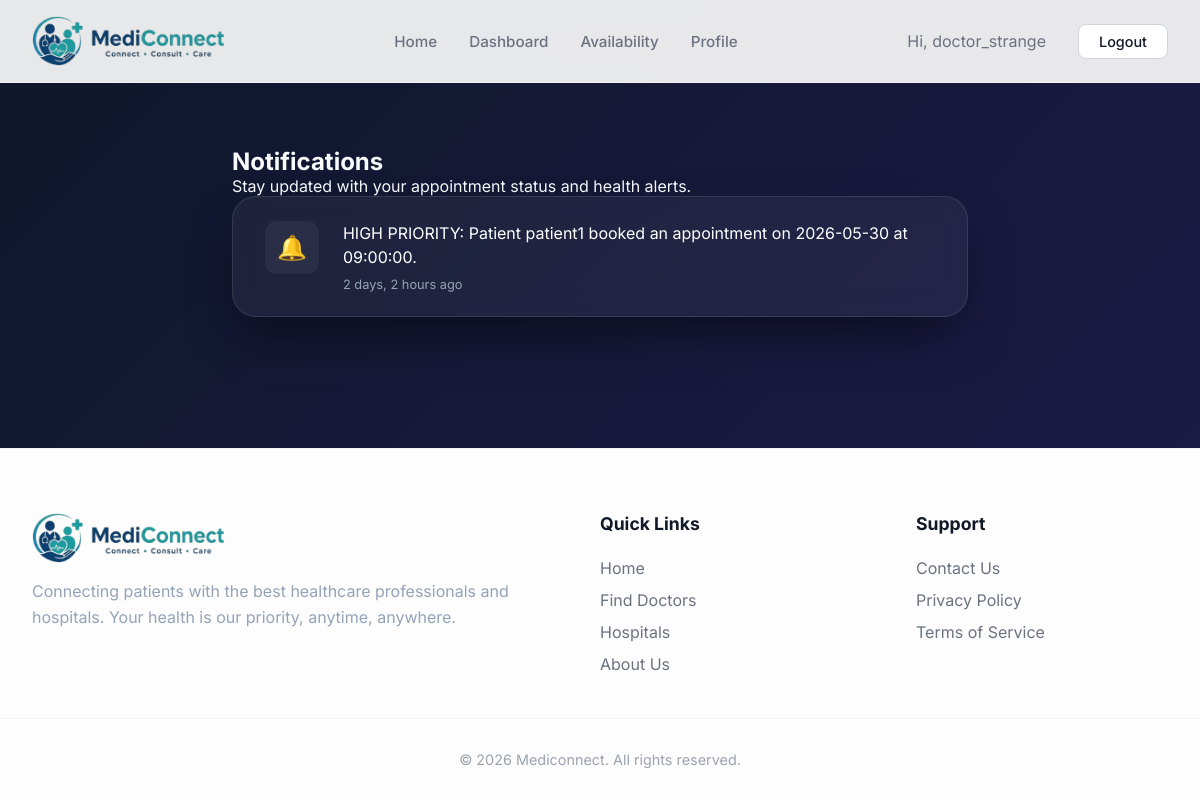
Page /core/notifications/ (signed in) on the committed database.
### accounts/models.py (models this page shows)
class User(AbstractUser):
    ROLE_CHOICES = (
        ('PATIENT', 'Patient'),
        ('DOCTOR', 'Doctor'),
        ('ADMIN', 'Admin'),
    )
    role = models.CharField(max_length=20, choices=ROLE_CHOICES)
    phone = models.CharField(max_length=15, blank=True)

### core/models.py (models this page shows, shortened)
class Notification(models.Model):
    user = models.ForeignKey(
        settings.AUTH_USER_MODEL,
        on_delete=models.CASCADE
    )
    message = models.TextField()
    is_read = models.BooleanField(default=False)
    created_at = models.DateTimeField(auto_now_add=True)

### core/views.py (the view)
# urls.py: path('notifications/', views.notifications, name='notifications'),
@login_required
def notifications(request):
    notifications = Notification.objects.filter(user=request.user).order_by('-created_at')
    return render(request, 'core/notifications.html', {'notifications': notifications})

### templates/core/notifications.html (shortened to what this page needs)
{% extends 'base.html' %}
{% block content %}
<div class="notifications-container">
    <div class="section-header">
        <div class="section-title">
            <h2>Notifications</h2>
            <p>Stay updated with your appointment status and health alerts.</p>
        </div>
    </div>
    {% for notif in notifications %}
    <div class="glass-card notif-item {% if not notif.is_read %}unread{% endif %}">
        <div class="notif-icon">🔔</div>
        <div style="flex: 1;">
            <p style="color: white; line-height: 1.5;">{{ notif.message }}</p>
            <div class="notif-time">{{ notif.created_at|timesince }} ago</div>
        </div>
    </div>
    {% empty %}
    <div class="glass-card" style="text-align: center; padding: 4rem;">
        <p style="color: var(--text-muted);">You have no notifications.</p>
    </div>
    {% endfor %}
</div>
{% endblock %}

### templates/base.html (shortened to what this page needs)
<!DOCTYPE html>
<html lang="en">
<head>
    {% load static %}
    <link rel="stylesheet" href="{% static 'css/style.css' %}">
</head>
<body>
    <nav>
        <div class="nav-container">
            <a href="{% url 'home' %}" class="logo">
                <img src="{% static 'images/logo.png' %}" alt="Mediconnect Logo"
                    onerror="this.style.display='none'; this.nextElementSibling.style.display='inline';">
            </a>
            <div class="nav-links">
                <a href="{% url 'home' %}">Home</a>
                {% if user.is_authenticated %}
                {% if user.role == 'DOCTOR' %}
                <a href="{% url 'doctor_dashboard' %}">Dashboard</a>
                <a href="{% url 'manage_availability' %}">Availability</a>
                {% else %}
                <a href="{% url 'find_doctors' %}">Find Doctors</a>
                <a href="{% url 'medical_records' %}">My Records</a>
                {% endif %}
                <a href="{% url 'update_profile' %}">Profile</a>
                {% endif %}
            </div>
            <div class="nav-auth">
                {% if user.is_authenticated %}
                <span style="color: #6b7280; margin-right: 1rem; align-self: center;">Hi, {{ user.username }}</span>
                <a href="{% url 'logout' %}" class="btn-nav login">Logout</a>
                {% else %}
                <a href="{% url 'login' %}" class="btn-nav login">Login</a>
                <a href="{% url 'register' %}" class="btn-nav register">Register</a>
                {% endif %}
            </div>
        </div>
    </nav>
    <main>
        {% block content %}{% endblock %}
    </main>
    <footer>
        <div class="footer-content">
            <div class="footer-logo">
                <h2 class="logo"><img src="{% static 'images/logo.png' %}" alt="Mediconnect Logo"
                        onerror="this.style.display='none'; this.nextElementSibling.style.display='inline';">
                </h2>
                <p style="color: var(--text-muted); line-height: 1.6;">Connecting patients with the best healthcare
                    professionals and hospitals. Your health is our priority, anytime, anywhere.</p>
            </div>
            <div class="footer-section">
                <h3>Quick Links</h3>
                <ul>
                    <li><a href="{% url 'home' %}">Home</a></li>
                    <li><a href="{% url 'find_doctors' %}">Find Doctors</a></li>
                    <li><a href="{% url 'hospital_list' %}">Hospitals</a></li>
                    <li><a href="{% url 'about_us' %}">About Us</a></li>
                </ul>
            </div>
            <div class="footer-section">
                <h3>Support</h3>
                <ul>
                    <li><a href="{% url 'contact_us' %}">Contact Us</a></li>
                    <li><a href="{% url 'privacy_policy' %}">Privacy Policy</a></li>
                    <li><a href="{% url 'terms_of_service' %}">Terms of Service</a></li>
                </ul>
            </div>
        </div>
        <div class="footer-bottom">
            &copy; 2026 Mediconnect. All rights reserved.
        </div>
    </footer>
</body>
</html>

### static/css/style.css (style rules this page uses)
:root { --primary: #6366f1; --primary-dark: #4f46e5; --secondary: #ec4899; --accent: #8b5cf6; --bg-gradient: linear-gradient(135deg, #0f172a 0%, #1e1b4b 100%); --card-bg: rgba(255, 255, 255, 0.05); --glass-border: rgba(255, 255, 255, 0.1); --text-main: #f8fafc; --text-muted: #94a3b8; --input-bg: rgba(0, 0, 0, 0.2); }
* { margin: 0; padding: 0; box-sizing: border-box; font-family: 'Inter', system-ui, -apple-system, sans-serif; }
body { background: var(--bg-gradient); color: var(--text-main); min-height: 100vh; display: flex; flex-direction: column; }
.glass-card { background: var(--card-bg); backdrop-filter: blur(12px); -webkit-backdrop-filter: blur(12px); border: 1px solid var(--glass-border); border-radius: 24px; box-shadow: 0 25px 50px -12px rgba(0, 0, 0, 0.5); }

### templates/core/notifications.html (style rules this page uses)
.notifications-container { padding: 4rem 2rem; max-width: 800px; margin: 0 auto; }
.notif-item { padding: 1.5rem 2rem; margin-bottom: 1rem; display: flex; gap: 1.5rem; align-items: flex-start; transition: all 0.2s; }
.notif-icon { font-size: 1.5rem; background: rgba(255, 255, 255, 0.05); padding: 0.75rem; border-radius: 12px; }
.notif-time { font-size: 0.8rem; color: var(--text-muted); margin-top: 0.5rem; }

### templates/base.html (style rules this page uses)
nav { position: sticky; top: 0; z-index: 1000; background: rgba(255, 255, 255, 0.9); backdrop-filter: blur(12px); border-bottom: 1px solid #f3f4f6; padding: 1rem 0; }
.nav-container { max-width: 1200px; margin: 0 auto; padding: 0 2rem; display: flex; justify-content: space-between; align-items: center; }
.logo { font-size: 1.5rem; font-weight: 800; text-decoration: none; color: #111827; display: flex; align-items: center; gap: 10px; }
.logo img { height: 50px; object-fit: contain; }
.nav-links { display: flex; gap: 2rem; align-items: center; }
.nav-links a { color: #6b7280; text-decoration: none; font-weight: 500; transition: color 0.2s; font-size: 0.95rem; }
.nav-auth { display: flex; gap: 1rem; }
.btn-nav { padding: 0.5rem 1.25rem; font-size: 0.9rem; width: auto; border-radius: 8px; font-weight: 500; transition: all 0.2s; text-decoration: none; border: 1px solid transparent; }
.btn-nav.login { background: #ffffff; color: #111827; border-color: #d1d5db; }
footer { background: #fdfdfd; border-top: 1px solid #f3f4f6; padding: 4rem 0 2rem; margin-top: auto; color: #111827; }
.footer-content { max-width: 1200px; margin: 0 auto; padding: 0 2rem; display: grid; grid-template-columns: 2fr 1fr 1fr; gap: 4rem; }
.footer-logo h2 { font-size: 1.5rem; margin-bottom: 1rem; text-align: left; color: #111827; }
.footer-section h3 { font-size: 1.1rem; margin-bottom: 1.5rem; color: #111827; }
.footer-section ul { list-style: none; padding: 0; margin: 0; }
.footer-section ul li { margin-bottom: 0.75rem; }
.footer-section ul li a { color: #6b7280; text-decoration: none; transition: color 0.2s; }
.footer-bottom { max-width: 1200px; margin: 2rem auto 0; padding: 2rem 2rem 0; border-top: 1px solid #f3f4f6; text-align: center; color: #9ca3af; font-size: 0.9rem; }

### rows in the picture
User: username "doctor_strange"
Notification: message "HIGH PRIORITY: Patient patient1 booked an appointment on 2026-05-30 at 09:00:00.", created_at "2 days, 2 hours"
